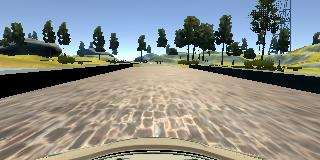
#> input picture ImageRef/OrigImage.jpg, 320 x 160 px, found by its file name
$ python writeup.py
#> lines starting #> are read from the running program, lines starting #| are printed output that depends on the picture
import cv2

img = cv2.imread('OrigImage.jpg')
#> img is the input picture: shape (160, 320, 3); mean B, G, R 134.7, 139.8, 137.7
flippedImage = cv2.flip(img,1)
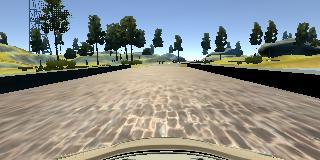
#> flippedImage: shape (160, 320, 3); mean B, G, R 134.7, 139.8, 137.7
cv2.imwrite('ImageRef/flippedImage.jpg', flippedImage)
